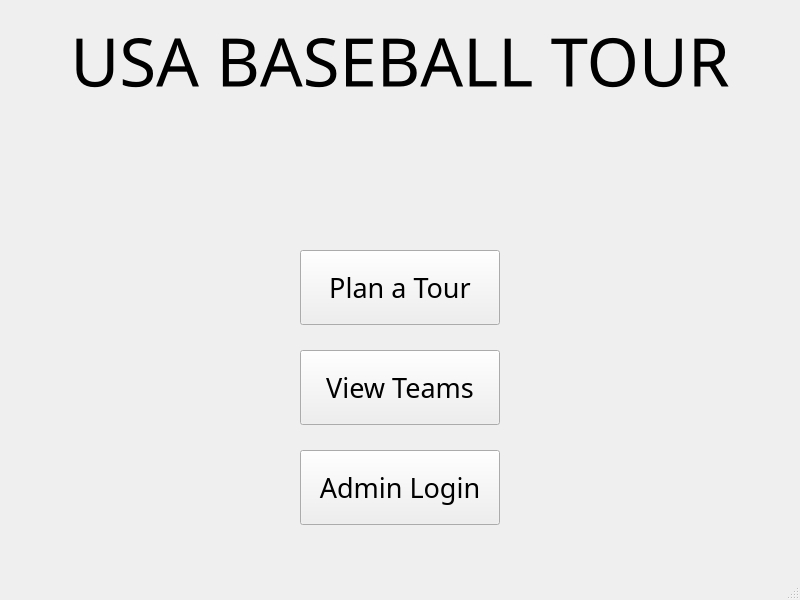
<?xml version="1.0" encoding="UTF-8"?>
<ui version="4.0">
 <class>MainWindow</class>
 <widget class="QMainWindow" name="MainWindow">
  <property name="geometry">
   <rect>
    <x>0</x>
    <y>0</y>
    <width>800</width>
    <height>600</height>
   </rect>
  </property>
  <property name="windowTitle">
   <string>MainWindow</string>
  </property>
  <widget class="QWidget" name="centralwidget">
   <widget class="QPushButton" name="adminButton">
    <property name="geometry">
     <rect>
      <x>300</x>
      <y>450</y>
      <width>200</width>
      <height>75</height>
     </rect>
    </property>
    <property name="font">
     <font>
      <family>Stencil</family>
      <pointsize>20</pointsize>
     </font>
    </property>
    <property name="cursor">
     <cursorShape>OpenHandCursor</cursorShape>
    </property>
    <property name="text">
     <string>Admin Login</string>
    </property>
   </widget>
   <widget class="QPushButton" name="viewTeams">
    <property name="geometry">
     <rect>
      <x>300</x>
      <y>350</y>
      <width>200</width>
      <height>75</height>
     </rect>
    </property>
    <property name="font">
     <font>
      <family>Stencil</family>
      <pointsize>20</pointsize>
     </font>
    </property>
    <property name="cursor">
     <cursorShape>OpenHandCursor</cursorShape>
    </property>
    <property name="text">
     <string>View Teams</string>
    </property>
   </widget>
   <widget class="QPushButton" name="planTour">
    <property name="geometry">
     <rect>
      <x>300</x>
      <y>250</y>
      <width>200</width>
      <height>75</height>
     </rect>
    </property>
    <property name="font">
     <font>
      <family>Stencil</family>
      <pointsize>20</pointsize>
     </font>
    </property>
    <property name="cursor">
     <cursorShape>OpenHandCursor</cursorShape>
    </property>
    <property name="text">
     <string>Plan a Tour</string>
    </property>
   </widget>
   <widget class="QLabel" name="testLabel">
    <property name="geometry">
     <rect>
      <x>0</x>
      <y>0</y>
      <width>800</width>
      <height>600</height>
     </rect>
    </property>
    <property name="text">
     <string/>
    </property>
   </widget>
   <widget class="QLabel" name="title">
    <property name="geometry">
     <rect>
      <x>0</x>
      <y>0</y>
      <width>800</width>
      <height>121</height>
     </rect>
    </property>
    <property name="font">
     <font>
      <family>Stencil</family>
      <pointsize>50</pointsize>
     </font>
    </property>
    <property name="cursor">
     <cursorShape>ArrowCursor</cursorShape>
    </property>
    <property name="text">
     <string>USA BASEBALL TOUR</string>
    </property>
    <property name="alignment">
     <set>Qt::AlignCenter</set>
    </property>
   </widget>
   <zorder>testLabel</zorder>
   <zorder>adminButton</zorder>
   <zorder>viewTeams</zorder>
   <zorder>planTour</zorder>
   <zorder>title</zorder>
  </widget>
  <widget class="QMenuBar" name="menubar">
   <property name="geometry">
    <rect>
     <x>0</x>
     <y>0</y>
     <width>800</width>
     <height>21</height>
    </rect>
   </property>
  </widget>
  <widget class="QStatusBar" name="statusbar"/>
 </widget>
 <resources/>
 <connections/>
</ui>
